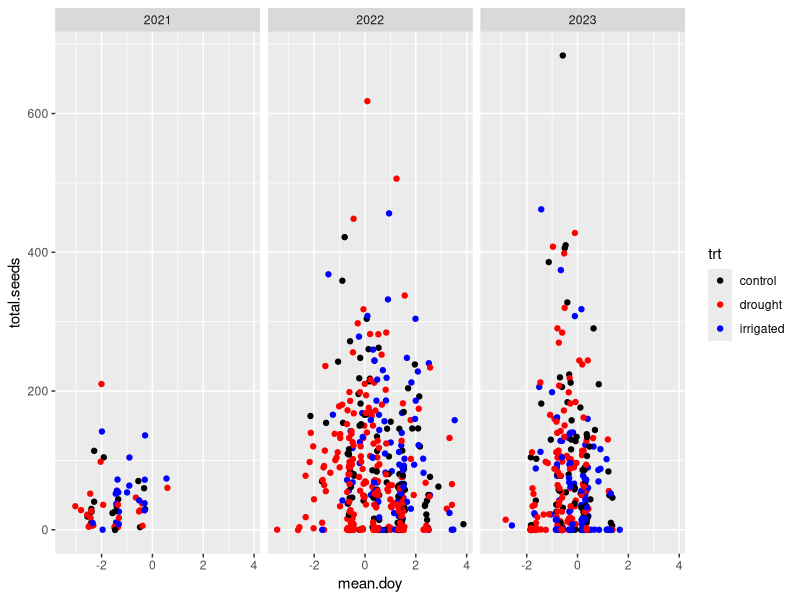
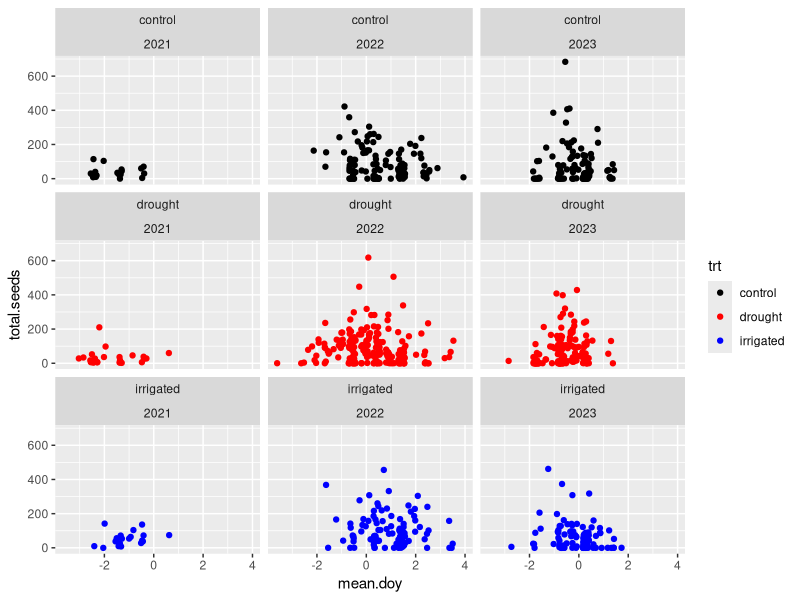
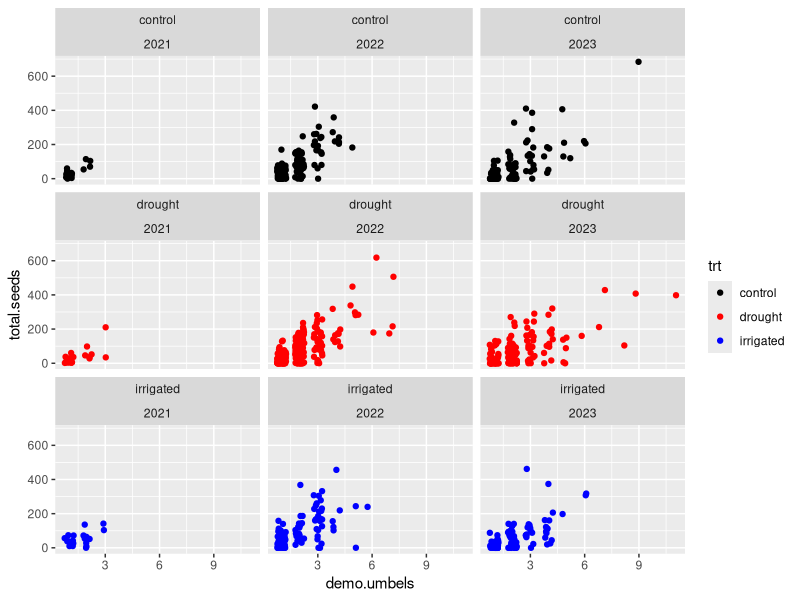
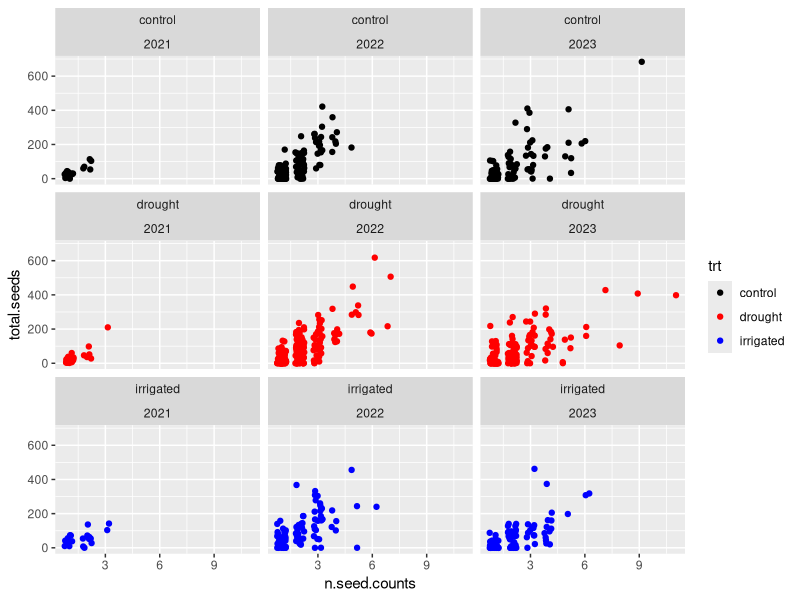
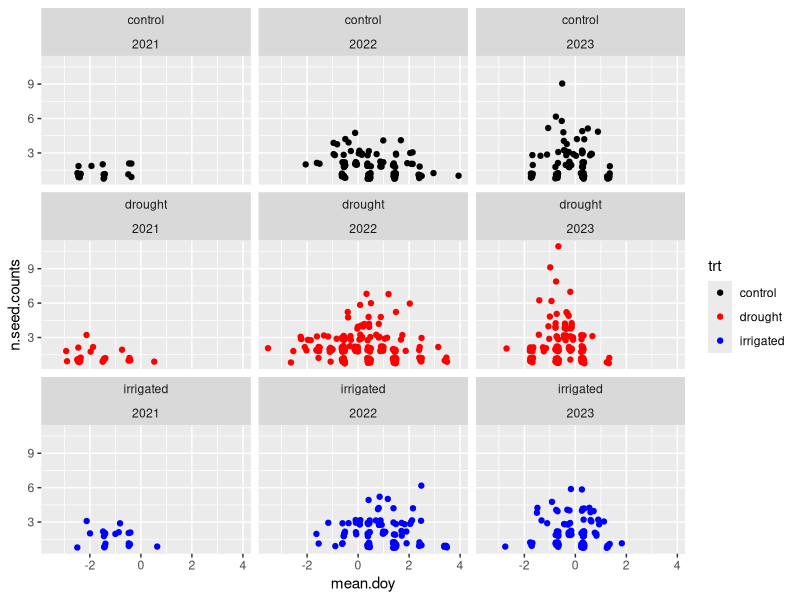
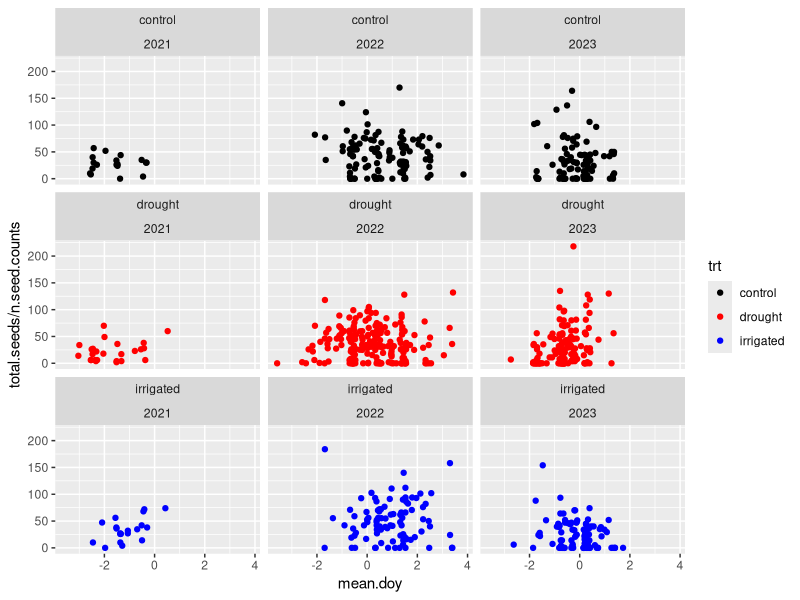
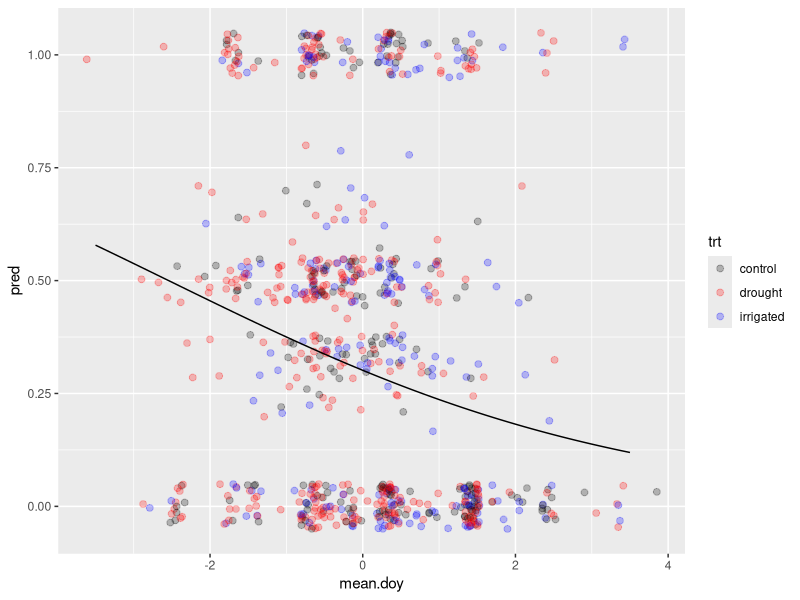
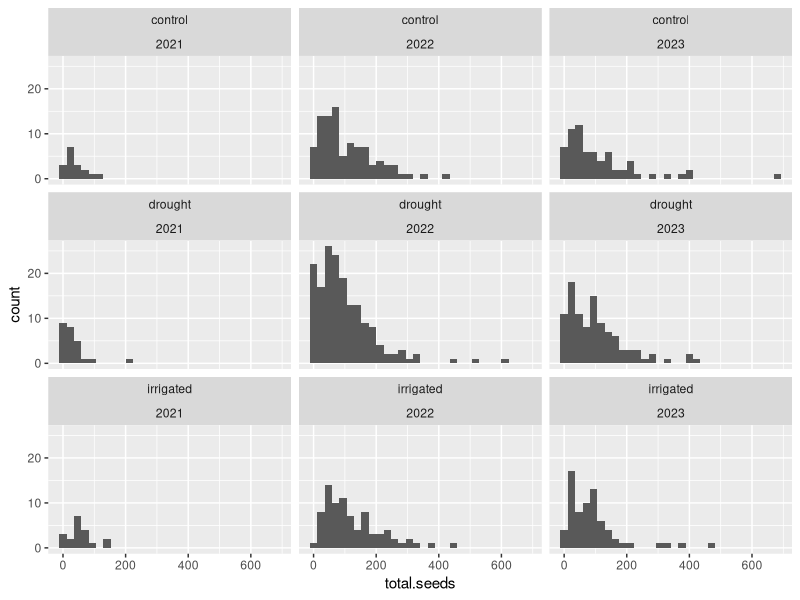

The R script that drew these images, in order:
library(ggplot2)
library(dplyr)
library(tidyr)
library(lme4)
library(glmmTMB)
# NOTE had to reinstall glmmTMB from source

rm(list = ls())

all.data = read.csv('01_data_cleaning/out/demo_seed_phen_combined.csv')

head(all.data)
nrow(all.data)

###### Data subsetting

# A dataset where plants with missing seed counts are excluded
seed.no = all.data %>%
  mutate(plot = factor(plot), Year = factor(Year)) %>%
  filter(!is.na(total.seeds))

# nrow(seed.no)

# table(is.na(seed.no$mean.doy)) # 10 missing initiation days
# table(is.na(seed.no$demo.umbels)) # 11 missing umbels in demo

# Subset out records that are complete
seed.subs = seed.no %>%
  filter(!is.na(mean.doy) & !is.na(demo.umbels)) %>%
  # center the phen data for convergence
  mutate(mean.doy = (mean.doy - round(mean(mean.doy))) / 7)

nrow(seed.subs)

##### Some crude plots

seed.subs %>%
  ggplot(aes(x = mean.doy, y = total.seeds)) +
  geom_point(aes(colour = trt), position = position_jitter(width = 1/7)) +
  scale_colour_manual(values = c('black', 'red', 'blue')) +
  facet_wrap(~ Year)
# sure looks quadratic to me

seed.subs %>%
  ggplot(aes(x = mean.doy, y = total.seeds)) +
  geom_point(aes(colour = trt), position = position_jitter(width = 1/7)) +
  scale_colour_manual(values = c('black', 'red', 'blue')) +
  facet_wrap(trt ~ Year)
# definitely looks like flowering starts earlier in 2021, maybe a little later
# in 2022

seed.subs %>%
  ggplot(aes(x = demo.umbels, y = total.seeds)) +
  geom_point(aes(colour = trt), position = position_jitter(width = 0.25)) +
  scale_colour_manual(values = c('black', 'red', 'blue')) +
  facet_wrap(trt ~ Year)
# okay well that's a relief at least lmao
# although it does look like some saturation is happening...

seed.subs %>%
  ggplot(aes(x = n.seed.counts, y = total.seeds)) +
  geom_point(aes(colour = trt), position = position_jitter(width = 0.25)) +
  scale_colour_manual(values = c('black', 'red', 'blue')) +
  facet_wrap(trt ~ Year)
# probably should go with the total seed counts

seed.subs %>%
  ggplot(aes(x = mean.doy, y = n.seed.counts, colour = trt)) +
  geom_point(position = position_jitter(width = 1/14, height = 0.25)) +
  scale_colour_manual(values = c('black', 'red', 'blue')) +
  facet_wrap(trt ~ Year)
# maybe some slight association here

seed.subs %>%
  ggplot(aes(x = mean.doy, y = total.seeds / n.seed.counts)) +
  geom_point(aes(colour = trt), position = position_jitter(width = 1/7)) +
  scale_colour_manual(values = c('black', 'red', 'blue')) +
  facet_wrap(trt ~ Year)
# definitely looks like flowering starts earlier in 2021, maybe a little later
# in 2022

###### Some models

# Null model: number of seeds 
glmer(total.seeds ~ (1 | Year) + (1 | plot), family = 'poisson', data = seed.subs)
# residual devaince, as expected, is *much* larger than df
# overdispersion
# zero-inflated poisson would be good too, maybe in next batch of models

m.0 = glmer.nb(
  total.seeds ~ (1 | Year) + (1 | plot), 
  data = seed.subs,
)
# still looking a little overdispersed...
# also did not converge...

m.u = glmer.nb(
  total.seeds ~ offset(n.seed.counts) + (1 | Year) + (1 | plot), 
  data = seed.subs
)

AIC(m.u, m.0)
# it is good to include umbel counts

summary(m.u)

m.t  = glmer.nb(
  total.seeds ~ trt + offset(n.seed.counts) + (1 | Year) + (1 | plot), 
  data = seed.subs
)
m.yt = glmer.nb(
  total.seeds ~ offset(n.seed.counts) + (trt | Year) + (1 | plot), 
  data = seed.subs
)
# aw rats... singularity issue

AIC(m.yt, m.t, m.u)
# wow. zero treatment effect

m.d.u = glmer.nb(
  total.seeds ~ mean.doy + offset(n.seed.counts) + (1 | Year) + (1 | plot), 
  data = seed.subs
)

m.d2.u = glmer.nb(
  total.seeds ~ poly(mean.doy, 2) + offset(n.seed.counts) + (1 | Year) + (1 | plot), 
  data = seed.subs
)

AIC(m.d2.u, m.d.u, m.u)
# okay, a linear trend in seeds per umbel

summary(m.d.u)

# But models without adjusting for umbel find a quadratic relationships does
# work

##### Try zero-inflated poisson models?

z_0 = glmmTMB(
  total.seeds ~ (1 | plot) + (1 | Year),
  ziformula = ~ (1 | plot) + (1 | Year),
  family = 'poisson',
  data = seed.subs
)

summary(z_0)
# still looks like it's overdispersed

z_0 = glmmTMB(
  total.seeds ~ (1 | plot) + (1 | Year),
  ziformula = ~ (1 | plot) + (1 | Year),
  family = 'nbinom2',
  data = seed.subs
)

summary(z_0)
# cool?

z_u_0 = glmmTMB(
  total.seeds ~ offset(n.seed.counts) + (1 | plot) + (1 | Year),
  ziformula = ~ (1 | plot) + (1 | Year),
  family = 'nbinom2',
  data = seed.subs
)

AIC(z_u_0, z_0) %>% mutate(daic = AIC - min(AIC))
# oh... the offset is bad now?

z_d_0 = glmmTMB(
  total.seeds ~ mean.doy + (1 | plot) + (1 | Year),
  ziformula = ~ (1 | plot) + (1 | Year),
  family = 'nbinom2',
  data = seed.subs
)

z_d2_0 = glmmTMB(
  total.seeds ~ poly(mean.doy, 2) + (1 | plot) + (1 | Year),
  ziformula = ~ (1 | plot) + (1 | Year),
  family = 'nbinom2',
  data = seed.subs
)

z_0_d = glmmTMB(
  total.seeds ~ (1 | plot) + (1 | Year),
  ziformula = ~ mean.doy + (1 | plot) + (1 | Year),
  family = 'nbinom2',
  data = seed.subs
)

z_0_d2 = glmmTMB(
  total.seeds ~ (1 | plot) + (1 | Year),
  ziformula = ~ poly(mean.doy, 2) + (1 | plot) + (1 | Year),
  family = 'nbinom2',
  data = seed.subs
)

z_d_d = glmmTMB(
  total.seeds ~ mean.doy + (1 | plot) + (1 | Year),
  ziformula = ~ mean.doy + (1 | plot) + (1 | Year),
  family = 'nbinom2',
  data = seed.subs
)

z_d2_d = glmmTMB(
  total.seeds ~ poly(mean.doy, 2) + (1 | plot) + (1 | Year),
  ziformula = ~ mean.doy + (1 | plot) + (1 | Year),
  family = 'nbinom2',
  data = seed.subs
)

z_d_d2 = glmmTMB(
  total.seeds ~ mean.doy + (1 | plot) + (1 | Year),
  ziformula = ~ poly(mean.doy, 2) + (1 | plot) + (1 | Year),
  family = 'nbinom2',
  data = seed.subs
)

z_d2_d2 = glmmTMB(
  total.seeds ~ poly(mean.doy, 2) + (1 | plot) + (1 | Year),
  ziformula = ~ poly(mean.doy, 2) + (1 | plot) + (1 | Year),
  family = 'nbinom2',
  data = seed.subs
)

AIC(z_0, z_0_d, z_0_d2, z_d_0, z_d2_0, z_d_d, z_d2_d, z_d_d2, z_d2_d2) %>%
  mutate(daic = round(AIC - min(AIC), 2))  %>%
  arrange(daic)
# interesting
# probability of zero doesn't seem to vary according to time
# but there is a quadratic effect of phenology

summary(z_d2_0)

### Try treatment effects now

z_d2.t_0 = glmmTMB(
  total.seeds ~ poly(mean.doy, 2) + trt + (1 | plot) + (1 | Year),
  ziformula = ~ (1 | plot) + (1 | Year),
  family = 'nbinom2',
  data = seed.subs
)

z_d2_t = glmmTMB(
  total.seeds ~ poly(mean.doy, 2) + (1 | plot) + (1 | Year),
  ziformula = ~ trt + (1 | plot) + (1 | Year),
  family = 'nbinom2',
  data = seed.subs
)

z_d2.t_t = glmmTMB(
  total.seeds ~ poly(mean.doy, 2) + trt + (1 | plot) + (1 | Year),
  ziformula = ~ trt + (1 | plot) + (1 | Year),
  family = 'nbinom2',
  data = seed.subs
)

AIC(z_d2_0, z_d2.t_0, z_d2_t, z_d2.t_t) %>% 
  mutate(daic = round(AIC - min(AIC), 2))
# no treatment effects (again! lul)

# what happens if I add umbel offset lol

z_u.d2_0 = glmmTMB(
  total.seeds ~ poly(mean.doy, 2) + offset(n.seed.counts) + (1 | plot) + (1 | Year),
  ziformula = ~ (1 | plot) + (1 | Year),
  family = 'nbinom2',
  data = seed.subs
)

AIC(z_u.d2_0, z_d2_0) # lmao why? how does this happen

z_u.d2_0 = glmmTMB(
  total.seeds ~ poly(mean.doy, 2) + n.seed.counts + (1 | plot) + (1 | Year),
  ziformula = ~ (1 | plot) + (1 | Year),
  family = 'nbinom2',
  data = seed.subs
)

summary(z_u.d2_0) # I mean... fucking duh, right?
AIC(z_u.d2_0)


##### Look at umbel failures over time and treatment

glmer(
  formula = cbind(n.empty, n.seed.counts - n.empty) ~ (1 | plot) + (1 | Year),
  family = 'binomial',
  data = seed.subs
)
# glmer is broken
# this sucks.

f_0 = glmmTMB(
  formula = cbind(n.empty, n.seed.counts - n.empty) ~ (1 | plot) + (1 | Year),
  family = 'binomial',
  data = seed.subs
)

summary(f_0)

f_t = glmmTMB(
  formula = cbind(n.empty, n.seed.counts - n.empty) ~ trt + (1 | plot) + (1 | Year),
  family = 'binomial',
  data = seed.subs
)

AIC(f_t, f_0)
# treatment doesn't do a damn thing

f_d = glmmTMB(
  formula = cbind(n.empty, n.seed.counts - n.empty) ~ mean.doy + (1 | plot) + (1 | Year),
  family = 'binomial',
  data = seed.subs
)

f_d2 = glmmTMB(
  formula = cbind(n.empty, n.seed.counts - n.empty) ~ poly(mean.doy, 2) + (1 | plot) + (1 | Year),
  family = 'binomial',
  data = seed.subs
)

AIC(f_d2, f_d, f_0)
# okay. there *is* a relationship here

summary(f_d)
# flowering later *decreases* the odds of having empty umbels
# seems like this effect is considerable

# just to make sure treatment still doesn't belong...

f_d.t = glmmTMB(
  formula = cbind(n.empty, n.seed.counts - n.empty) ~ mean.doy + trt + (1 | plot) + (1 | Year),
  family = 'binomial',
  data = seed.subs
)

f_dt = glmmTMB(
  formula = cbind(n.empty, n.seed.counts - n.empty) ~ mean.doy * trt + (1 | plot) + (1 | Year),
  family = 'binomial',
  data = seed.subs
)

AIC(f_d, f_d.t, f_dt) # yep, really no evidence of treatment effects anywhere in here

# okie dokie.

# uh... hopefully there isn't any effect of the number of umbels, period

f_d.n = glmmTMB(
  formula = cbind(n.empty, n.seed.counts - n.empty) ~ mean.doy + n.seed.counts + (1 | plot) + (1 | Year),
  family = 'binomial',
  data = seed.subs
)

AIC(f_d.n, f_d) # hmm... okay there kinda maybe is but it's very weak
summary(f_d.n) # okay seems okay to me!

expand.grid(mean.doy = (-35:35) / 10) %>%
  mutate(pred = predict(f_d, newdata = ., re.form = ~ 0) %>% (function(x) 1/(1+exp(-x)))) %>%
  ggplot(aes(x = mean.doy, y = pred)) +
  geom_point(
    data = seed.subs %>% mutate(p.empty = n.empty / n.seed.counts),
    aes(x = mean.doy, y = p.empty, colour = trt),
    alpha = 0.25, size = 2,
    position = position_jitter(height = 0.05, width = 0.1)
  ) +
  geom_line() +
  scale_colour_manual(values = c('black', 'red', 'blue'))
# this doesn't look amazing over the data...


# What about hurdle model for the number of non-empty umbels?

seed.subs %>%
  filter(total.seeds > 0) %>%
  ggplot(aes(x = total.seeds)) +
  geom_histogram(aes()) +
  facet_wrap(trt ~ Year)
# ehh... maybe poisson?

seed.subs %>%
  filter(total.seeds > 0) %>%
  ggplot(aes(x = total.seeds / (n.seed.counts - n.empty))) +
  geom_histogram(aes()) +
  facet_wrap(trt ~ Year)
# looks maybe poisson...

#####
##### Looking at only plants with one umbel
#####

one.umbel = seed.subs %>%
  filter(demo.umbels < 2, n.phen < 2, n.seed.counts < 2)

nrow(one.umbel) # that's really not that many, but, oh well
# (of course, this is a non-random sample)
head(one.umbel)

one.umbel %>%
  ggplot(aes(x = total.seeds, fill = trt)) +
  geom_histogram(position = position_identity(), alpha = 0.5) +
  scale_colour_manual(values = c('black', 'red', 'blue')) +
  facet_wrap(trt ~ Year)
# many, many zeros.

one.umbel %>%
  ggplot(aes(x = mean.doy, y = total.seeds, colour = trt)) +
  geom_point(position = position_jitter(width = 2/7), size = 3) +
  scale_colour_manual(values = c('black', 'red', 'blue')) +
  facet_wrap( ~ Year)
# not all that strong...

one.umbel %>%
  ggplot(aes(x = diam.umbels, y = total.seeds, colour = trt)) +
  geom_point(size = 3) +
  scale_colour_manual(values = c('black', 'red', 'blue')) +
  facet_wrap( ~ Year)

one.umbel %>%
  ggplot(aes(x = mean.doy, y = diam.umbels, colour = trt)) +
  geom_point(size = 3) +
  scale_colour_manual(values = c('black', 'red', 'blue')) +
  facet_wrap( ~ Year)
# oh that's interesting...

m_0 = glmmTMB(
  total.seeds ~ (1 | plot) + (1 | Year),
  ziformula = ~ (1 | plot) + (1 | Year),
  family = 'nbinom2',
  data = one.umbel
)

m_d_0 = glmmTMB(
  total.seeds ~ mean.doy + (1 | plot) + (1 | Year),
  ziformula = ~ (1 | plot) + (1 | Year),
  family = 'nbinom2',
  data = one.umbel
)

m_0_d = glmmTMB(
  total.seeds ~ (1 | plot) + (1 | Year),
  ziformula = ~ mean.doy + (1 | plot) + (1 | Year),
  family = 'nbinom2',
  data = one.umbel
)

m_d_d = glmmTMB(
  total.seeds ~ mean.doy + (1 | plot) + (1 | Year),
  ziformula = ~ mean.doy + (1 | plot) + (1 | Year),
  family = 'nbinom2',
  data = one.umbel
)

AIC(m_0, m_d_0, m_0_d, m_d_d) %>% mutate(daic = round(AIC - min(AIC), 2))
# ooh... phen effects in both, but particularly in seeds

summary(m_d_d)
# interesting

# Treatment effects?

m_d.t_d = glmmTMB(
  total.seeds ~ mean.doy + trt + (1 | plot) + (1 | Year),
  ziformula = ~ mean.doy + (1 | plot) + (1 | Year),
  family = 'nbinom2',
  data = one.umbel
)

m_d_d.t = glmmTMB(
  total.seeds ~ mean.doy + (1 | plot) + (1 | Year),
  ziformula = ~ mean.doy + trt + (1 | plot) + (1 | Year),
  family = 'nbinom2',
  data = one.umbel
)

m_d.t_d.t = glmmTMB(
  total.seeds ~ mean.doy + trt + (1 | plot) + (1 | Year),
  ziformula = ~ mean.doy + trt + (1 | plot) + (1 | Year),
  family = 'nbinom2',
  data = one.umbel
)

AIC(m_d_d, m_d.t_d, m_d_d.t, m_d.t_d.t) %>%
  mutate(daic = round(AIC - min(AIC), 2))
# no treatment effects, once again, lmao

# oh I should look into polynomial fits too...

m_d2_d = glmmTMB(
  total.seeds ~ poly(mean.doy, 2) + (1 | plot) + (1 | Year),
  ziformula = ~ mean.doy + (1 | plot) + (1 | Year),
  family = 'nbinom2',
  data = one.umbel
)

m_d_d2 = glmmTMB(
  total.seeds ~ mean.doy + (1 | plot) + (1 | Year),
  ziformula = ~ poly(mean.doy, 2) + (1 | plot) + (1 | Year),
  family = 'nbinom2',
  data = one.umbel
)

m_d2_d2 = glmmTMB(
  total.seeds ~ poly(mean.doy, 2) + (1 | plot) + (1 | Year),
  ziformula = ~ poly(mean.doy, 2) + (1 | plot) + (1 | Year),
  family = 'nbinom2',
  data = one.umbel
)

AIC(m_d_d, m_d2_d, m_d_d2, m_d2_d2) %>%
  mutate(daic = round(AIC - min(AIC), 2))
# no evidence of quadratic fit to either of these.

summary(m_d_d)
# later flowering:
# - increases the mean seed set for non-failing umbels
# - decreases the probability of failing...
# so... it is good to flower early?

predict(m_d_d, type = 'response') # cool
predict(m_d_d, type = 'conditional')
predict(m_d_d, type = 'zprob')

one.umbel.preds = data.frame(mean.doy = (-35:35)/10) %>%
  mutate(
    pred.resp = predict(m_d_d, newdata = ., re.form = ~ 0, type = 'response'),
    pred.cond = predict(m_d_d, newdata = .,  re.form = ~ 0, type = 'conditional'),
    pred.prob = predict(m_d_d, newdata = .,  re.form = ~ 0, type = 'zprob')
  ) %>%
  pivot_longer(-mean.doy, names_to = 'varb', values_to = 'pred')

one.umbel.preds %>%
  ggplot(aes(x = mean.doy, y = pred)) +
  geom_line() +
  facet_wrap(~ varb, scales = 'free_y')
# uhhh... looks suspicitious...

one.umbel.preds %>%
  filter(!varb %in% 'pred.prob') %>%
  ggplot(aes(x = mean.doy, y = pred, group = varb)) +
  geom_point(
    data = one.umbel,
    aes(x = mean.doy, y = total.seeds, fill = !total.seeds),
    inherit.aes = FALSE,
    size = 2, alpha = 0.5, shape = 21
  ) +
  geom_line(aes(colour = varb))
# not super sold on this not being quadratic
# but at the very least it doesn't look better to flower early

# While I'm here... look at random effects
ranef(m_d_d)$cond$plot %>%
  mutate(plot = row.names(.)) %>%
  merge(y = read.csv('00_raw_data/plot_treatments.csv')) %>%
  ggplot(aes(x = `(Intercept)`, fill = trt)) +
  geom_histogram(alpha = 0.5, position = position_identity()) +
  scale_fill_manual(values = c('black', 'red', 'blue'))
# okay, definitely no treatment signal here...
ranef(m_d_d)$zi$plot %>%
  mutate(plot = row.names(.)) %>%
  merge(y = read.csv('00_raw_data/plot_treatments.csv')) %>%
  ggplot(aes(x = `(Intercept)`, fill = trt)) +
  geom_histogram(alpha = 0.5, position = position_identity()) +
  scale_fill_manual(values = c('black', 'red', 'blue'))
# hardly normally distributed... and no treatment effects

# Lesson from this: 
# from *only the one-umbel plants only*, i.e., maybe not generalizable
# but, looks like there is an advantage to flowering later: lower chance of
# reproductive failure and more seeds conditioned on not failing.
# very cool!

#####
##### Next: go back and re-export seed dataset with one row/umbel
##### and run analysis of mean date of flowering ~ seed set
#####
##### also re-run above (one-umbel) but with diamter (log?) offset
#####

umb.seeds = read.csv('01_data_cleaning/out/demo_seed_phen_by_umbel_combined.csv') %>%
  rename(n.seeds = no.seeds)

head(umb.seeds)

umb.seeds %>% filter(is.na(finalid))

# For now, get only data where seed counts are given (lol) and phenology is present
umb.seeds = umb.seeds %>% 
  filter(!is.na(n.seeds), !is.na(mean.doy), !is.na(mean.doy)) %>%
  mutate(phen.scaled = (mean.doy - round(mean(mean.doy))) / 7)

head(umb.seeds)
nrow(umb.seeds)
length(unique(umb.seeds$tagplot))

str(umb.seeds)

### Some plots

umb.seeds %>%
  ggplot(aes(x = n.seeds, fill = trt)) +
  geom_histogram() +
  scale_fill_manual(values = c('black', 'red', 'blue')) +
  facet_wrap(trt ~ Year)
# lots of zeros.

umb.seeds %>%
  ggplot(aes(x = mean.doy, y = n.seeds, colour = trt)) +
  geom_point(aes(shape = !n.seeds), position = position_jitter(width = 1/7)) +
  scale_fill_manual(values = c('black', 'red', 'blue')) +
  scale_shape_manual(values = c(19, 21)) +
  facet_wrap(trt ~ Year)

### Models

# Null model
m_0_0 = glmmTMB(
  formula = n.seeds ~ (1 | plot / tagplot) + (1 | Year),
  ziformula = ~ (1 | plot / tagplot) + (1 | Year),
  family  = 'nbinom2',
  data = umb.seeds
)

summary(m_0_0)

# Phenology

m_d_0 = glmmTMB(
  formula = n.seeds ~ phen.scaled + (1 | plot / tagplot) + (1 | Year),
  ziformula = ~ (1 | plot / tagplot) + (1 | Year),
  family  = 'nbinom2',
  data = umb.seeds
)

m_d2_0 = glmmTMB(
  formula = n.seeds ~ poly(phen.scaled, 2) + (1 | plot / tagplot) + (1 | Year),
  ziformula = ~ (1 | plot / tagplot) + (1 | Year),
  family  = 'nbinom2',
  data = umb.seeds
)

m_0_d = glmmTMB(
  formula = n.seeds ~ (1 | plot / tagplot) + (1 | Year),
  ziformula = ~ phen.scaled + (1 | plot / tagplot) + (1 | Year),
  family  = 'nbinom2',
  data = umb.seeds
)

m_0_d2 = glmmTMB(
  formula = n.seeds ~ (1 | plot / tagplot) + (1 | Year),
  ziformula = ~ poly(phen.scaled, 2) + (1 | plot / tagplot) + (1 | Year),
  family  = 'nbinom2',
  data = umb.seeds
)

m_d_d = glmmTMB(
  formula = n.seeds ~ phen.scaled + (1 | plot / tagplot) + (1 | Year),
  ziformula = ~ phen.scaled + (1 | plot / tagplot) + (1 | Year),
  family  = 'nbinom2',
  data = umb.seeds
) # this throws an error... why does this throw an error when nothing else does

m_d2_d = glmmTMB(
  formula = n.seeds ~ poly(phen.scaled, 2) + (1 | plot / tagplot) + (1 | Year),
  ziformula = ~ phen.scaled + (1 | plot / tagplot) + (1 | Year),
  family  = 'nbinom2',
  data = umb.seeds
)

m_d_d2 = glmmTMB(
  formula = n.seeds ~ phen.scaled + (1 | plot / tagplot) + (1 | Year),
  ziformula = ~ poly(phen.scaled, 2) + (1 | plot / tagplot) + (1 | Year),
  family  = 'nbinom2',
  data = umb.seeds
)

m_d2_d2 = glmmTMB(
  formula = n.seeds ~ poly(phen.scaled, 2) + (1 | plot / tagplot) + (1 | Year),
  ziformula = ~ poly(phen.scaled, 2) + (1 | plot / tagplot) + (1 | Year),
  family  = 'nbinom2',
  data = umb.seeds
)

AIC(m_0_0, m_d_0, m_d2_0, m_0_d, m_0_d2, m_d2_d, m_d_d2, m_d2_d2) %>%
  mutate(daic = round(AIC - min(AIC), 2)) %>%
  arrange(daic)
# interesting!
# shoot... might want m_d_d... which I took out because 
# TO DO: finish the troubleshooting vignette

summary(m_d2_d)
summary(m_d_d2)


m_d2.t_0 = glmmTMB(
  formula = n.seeds ~ poly(phen.scaled, 2) + trt + (1 | plot / tagplot) + (1 | Year),
  ziformula = ~ (1 | plot / tagplot) + (1 | Year),
  family  = 'nbinom2',
  data = umb.seeds
)

m_d2_t = glmmTMB(
  formula = n.seeds ~ poly(phen.scaled, 2) + (1 | plot / tagplot) + (1 | Year),
  ziformula = ~ trt + (1 | plot / tagplot) + (1 | Year),
  family  = 'nbinom2',
  data = umb.seeds
)

m_d2.t_t = m_d2.t_0 = glmmTMB(
  formula = n.seeds ~ poly(phen.scaled, 2) + trt + (1 | plot / tagplot) + (1 | Year),
  ziformula = ~ trt + (1 | plot / tagplot) + (1 | Year),
  family  = 'nbinom2',
  data = umb.seeds
)

AIC(m_d2.t_0, m_d2_t, m_d2.t_t, m_d2_0) %>%
  mutate(daic = round(AIC - min(AIC), 2))
# no treatment effect
